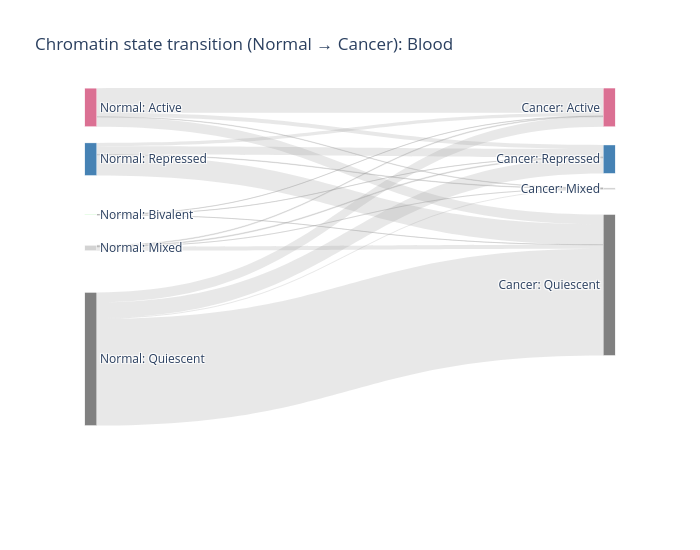

Write notebook code for a chart like this one.
### Code cell
plot_state_sankey_clean(df_pairs_all, tissue="Blood", min_count=100, y_pos_left=[0.02, 0.16, 0.31, 0.4, 0.7],
    y_pos_right=[0.02, 0.16, 0.24, 0.5, 0.8])

### Figure 1 — Plotly figure (JSON) as saved in the notebook; plotly's stock layout.template omitted (floating-point values rounded to 4 significant figures)
{"data": [{"arrangement": "fixed", "link": {"color": ["rgba(150,150,150,0.22)", "rgba(150,150,150,0.22)", "rgba(150,150,150,0.22)", "rgba(150,150,150,0.22)", "rgba(150,150,150,0.22)", "rgba(150,150,150,0.22)", "rgba(150,150,150,0.22)", "rgba(150,150,150,0.22)", "rgba(150,150,150,0.22)", "rgba(150,150,150,0.22)", "rgba(150,150,150,0.22)", "rgba(150,150,150,0.22)", "rgba(150,150,150,0.22)", "rgba(150,150,150,0.22)", "rgba(150,150,150,0.22)", "rgba(150,150,150,0.22)", "rgba(150,150,150,0.22)", "rgba(150,150,150,0.22)", "rgba(150,150,150,0.22)"], "hovertemplate": "%{source.label} → %{target.label}<br>n=%{value:,}<extra></extra>", "source": [0, 0, 0, 0, 2, 2, 2, 3, 3, 3, 3, 4, 4, 4, 4, 1, 1, 1, 1], "target": [5, 8, 9, 6, 5, 9, 6, 5, 8, 9, 6, 5, 8, 9, 6, 5, 8, 9, 6], "value": [78209, 1215, 30398, 12012, 581, 291, 460, 2071, 254, 12405, 2299, 31297, 3227, 337779, 48906, 10247, 1413, 65147, 26307]}, "node": {"color": ["palevioletred", "steelblue", "lightgreen", "lightgray", "gray", "palevioletred", "steelblue", "lightgreen", "lightgray", "gray"], "label": ["Normal: Active", "Normal: Repressed", "Normal: Bivalent", "Normal: Mixed", "Normal: Quiescent", "Cancer: Active", "Cancer: Repressed", "Cancer: Bivalent", "Cancer: Mixed", "Cancer: Quiescent"], "line": {"color": "white", "width": 0.4}, "pad": 40, "thickness": 12, "x": [0.02, 0.02, 0.02, 0.02, 0.02, 0.98, 0.98, 0.98, 0.98, 0.98], "y": [0.02, 0.16, 0.31, 0.4, 0.7, 0.02, 0.16, 0.24, 0.5, 0.8]}, "type": "sankey"}], "layout": {"font": {"size": 12}, "height": 550, "title": {"text": "Chromatin state transition (Normal → Cancer): Blood"}, "width": 700}}
